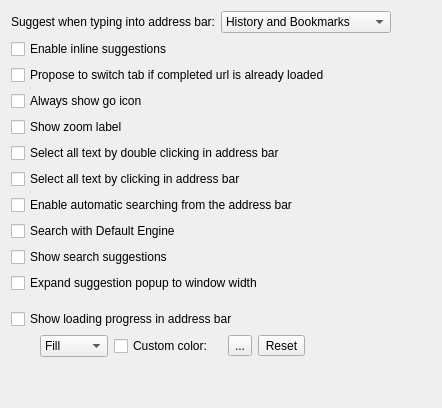
             <widget class="QWidget" name="addressBarBehaviourPage">
              <attribute name="title">
               <string>Address Bar behaviour</string>
              </attribute>
              <layout class="QVBoxLayout" name="verticalLayout_3">
               <item>
                <layout class="QHBoxLayout" name="horizontalLayout_16">
                 <item>
                  <widget class="QLabel" name="label_59">
                   <property name="text">
                    <string>Suggest when typing into address bar:</string>
                   </property>
                  </widget>
                 </item>
                 <item>
                  <widget class="QComboBox" name="addressbarCompletion">
                   <property name="minimumSize">
                    <size>
                     <width>170</width>
                     <height>0</height>
                    </size>
                   </property>
                   <item>
                    <property name="text">
                     <string>History and Bookmarks</string>
                    </property>
                   </item>
                   <item>
                    <property name="text">
                     <string>History</string>
                    </property>
                   </item>
                   <item>
                    <property name="text">
                     <string>Bookmarks</string>
                    </property>
                   </item>
                   <item>
                    <property name="text">
                     <string>Nothing</string>
                    </property>
                   </item>
                  </widget>
                 </item>
                 <item>
                  <spacer name="horizontalSpacer_23">
                   <property name="orientation">
                    <enum>Qt::Orientation::Horizontal</enum>
                   </property>
                   <property name="sizeType">
                    <enum>QSizePolicy::Policy::Expanding</enum>
                   </property>
                   <property name="sizeHint" stdset="0">
                    <size>
                     <width>40</width>
                     <height>20</height>
                    </size>
                   </property>
                  </spacer>
                 </item>
                </layout>
               </item>
               <item>
                <widget class="QCheckBox" name="useInlineCompletion">
                 <property name="text">
                  <string>Enable inline suggestions</string>
                 </property>
                </widget>
               </item>
               <item>
                <widget class="QCheckBox" name="completionShowSwitchTab">
                 <property name="toolTip">
                  <string>Press &quot;Shift&quot; to not switch the tab but load the url in the current tab</string>
                 </property>
                 <property name="text">
                  <string>Propose to switch tab if completed url is already loaded</string>
                 </property>
                </widget>
               </item>
               <item>
                <widget class="QCheckBox" name="alwaysShowGoIcon">
                 <property name="text">
                  <string>Always show go icon</string>
                 </property>
                </widget>
               </item>
               <item>
                <widget class="QCheckBox" name="showZoomLabel">
                 <property name="text">
                  <string>Show zoom label</string>
                 </property>
                </widget>
               </item>
               <item>
                <widget class="QCheckBox" name="selectAllOnFocus">
                 <property name="text">
                  <string>Select all text by double clicking in address bar</string>
                 </property>
                </widget>
               </item>
               <item>
                <widget class="QCheckBox" name="selectAllOnClick">
                 <property name="text">
                  <string>Select all text by clicking in address bar</string>
                 </property>
                </widget>
               </item>
               <item>
                <widget class="QCheckBox" name="searchFromAddressBar">
                 <property name="text">
                  <string>Enable automatic searching from the address bar</string>
                 </property>
                </widget>
               </item>
               <item>
                <widget class="QCheckBox" name="searchWithDefaultEngine">
                 <property name="text">
                  <string>Search with Default Engine</string>
                 </property>
                </widget>
               </item>
               <item>
                <widget class="QCheckBox" name="showABSearchSuggestions">
                 <property name="text">
                  <string>Show search suggestions</string>
                 </property>
                </widget>
               </item>
               <item>
                <widget class="QCheckBox" name="completionPopupExpandToWindow">
                 <property name="text">
                  <string>Expand suggestion popup to window width</string>
                 </property>
                </widget>
               </item>
               <item>
                <spacer name="verticalSpacer_16">
                 <property name="orientation">
                  <enum>Qt::Orientation::Vertical</enum>
                 </property>
                 <property name="sizeType">
                  <enum>QSizePolicy::Policy::Fixed</enum>
                 </property>
                 <property name="sizeHint" stdset="0">
                  <size>
                   <width>20</width>
                   <height>10</height>
                  </size>
                 </property>
                </spacer>
               </item>
               <item>
                <widget class="QCheckBox" name="showLoadingInAddressBar">
                 <property name="text">
                  <string>Show loading progress in address bar</string>
                 </property>
                </widget>
               </item>
               <item>
                <widget class="QWidget" name="addressProgressSettings" native="true">
                 <layout class="QHBoxLayout" name="horizontalLayout_18">
                  <property name="topMargin">
                   <number>0</number>
                  </property>
                  <property name="bottomMargin">
                   <number>0</number>
                  </property>
                  <item>
                   <spacer name="horizontalSpacer">
                    <property name="orientation">
                     <enum>Qt::Orientation::Horizontal</enum>
                    </property>
                    <property name="sizeType">
                     <enum>QSizePolicy::Policy::Fixed</enum>
                    </property>
                    <property name="sizeHint" stdset="0">
                     <size>
                      <width>20</width>
                      <height>20</height>
                     </size>
                    </property>
                   </spacer>
                  </item>
                  <item>
                   <widget class="QComboBox" name="progressStyleSelector">
                    <item>
                     <property name="text">
                      <string>Fill</string>
                     </property>
                    </item>
                    <item>
                     <property name="text">
                      <string>Bottom</string>
                     </property>
                    </item>
                    <item>
                     <property name="text">
                      <string>Top</string>
                     </property>
                    </item>
                   </widget>
                  </item>
                  <item>
                   <widget class="QCheckBox" name="checkBoxCustomProgressColor">
                    <property name="text">
                     <string>Custom color:</string>
                    </property>
                   </widget>
                  </item>
                  <item>
                   <widget class="QWidget" name="progressBarColorSelector" native="true">
                    <layout class="QHBoxLayout" name="horizontalLayout_19">
                     <property name="topMargin">
                      <number>0</number>
                     </property>
                     <property name="bottomMargin">
                      <number>0</number>
                     </property>
                     <item>
                      <widget class="MacToolButton" name="customColorToolButton">
                       <property name="toolTip">
                        <string>Select color</string>
                       </property>
                       <property name="text">
                        <string>...</string>
                       </property>
                      </widget>
                     </item>
                     <item>
                      <widget class="MacToolButton" name="resetProgressBarcolor">
                       <property name="text">
                        <string>Reset</string>
                       </property>
                      </widget>
                     </item>
                    </layout>
                   </widget>
                  </item>
                  <item>
                   <spacer name="horizontalSpacer_9">
                    <property name="orientation">
                     <enum>Qt::Orientation::Horizontal</enum>
                    </property>
                    <property name="sizeHint" stdset="0">
                     <size>
                      <width>40</width>
                      <height>20</height>
                     </size>
                    </property>
                   </spacer>
                  </item>
                 </layout>
                </widget>
               </item>
               <item>
                <spacer name="verticalSpacer_7">
                 <property name="orientation">
                  <enum>Qt::Orientation::Vertical</enum>
                 </property>
                 <property name="sizeHint" stdset="0">
                  <size>
                   <width>20</width>
                   <height>40</height>
                  </size>
                 </property>
                </spacer>
               </item>
              </layout>
             </widget>
